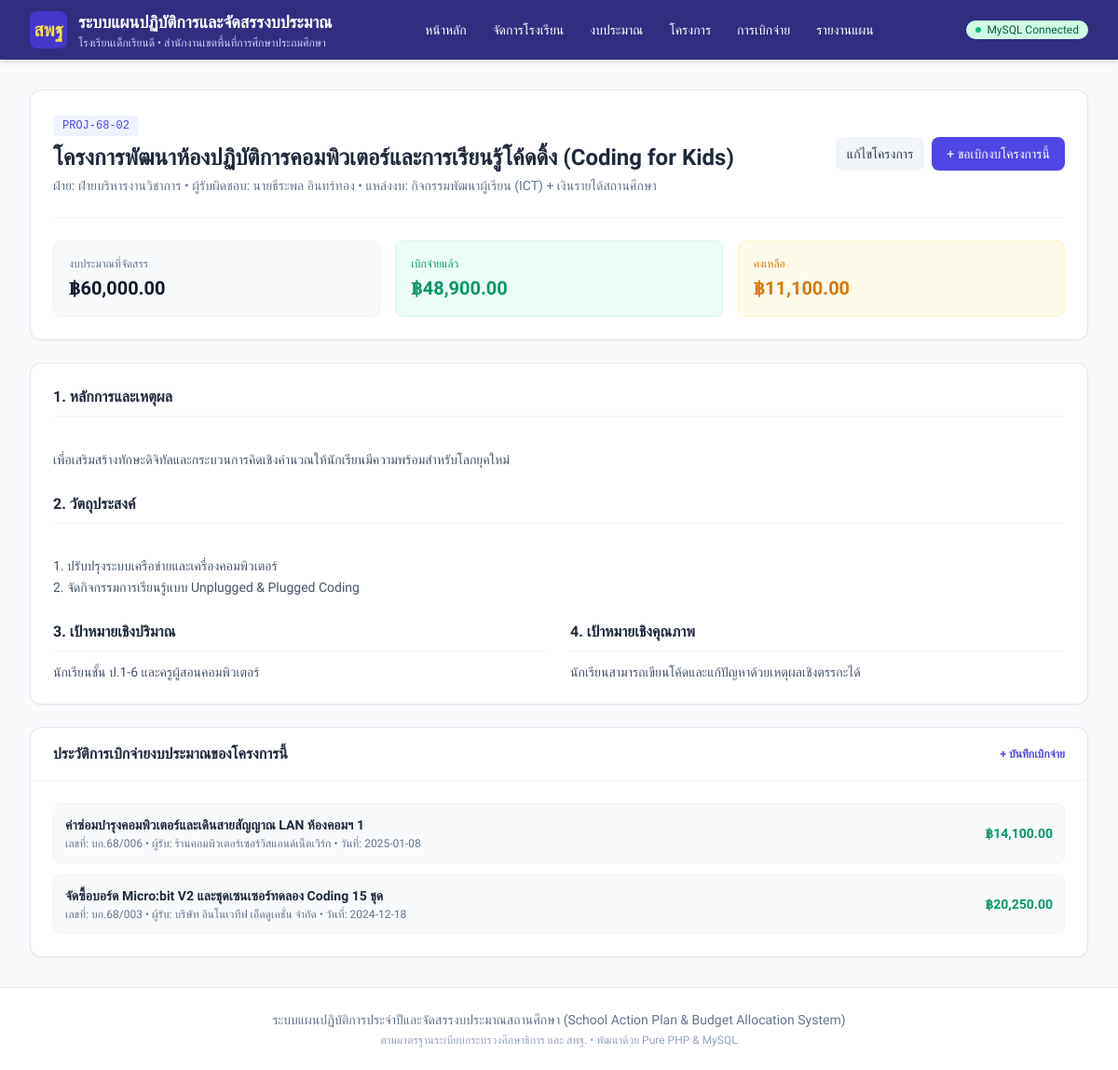
The app's page /php_app/projects/view.php?id=2 with its own data.
### tables this page shows
CREATE TABLE IF NOT EXISTS `schools` (
  `id` INT UNSIGNED NOT NULL AUTO_INCREMENT,
  `school_code` VARCHAR(20) NOT NULL COMMENT 'รหัสสถานศึกษา 10 หลัก',
  `smis_code` VARCHAR(8) NOT NULL COMMENT 'รหัสสมัคร SMIS 8 หลัก สำหรับเปิดใช้งาน',
  `is_active` TINYINT(1) NOT NULL DEFAULT 1 COMMENT 'สถานะ: 1=เปิดใช้งาน, 0=ปิด/ระงับการใช้งาน',
  `school_key` VARCHAR(50) NOT NULL COMMENT 'School ID / Tenant Key ป้องกันข้อมูลชนกัน',
  `admin_username` VARCHAR(50) NOT NULL DEFAULT 'admin' COMMENT 'ID ผู้ดูแลระบบของโรงเรียน',
  `admin_password_plain` VARCHAR(100) DEFAULT '123456' COMMENT 'รหัสผ่านเข้าใช้งานของโรงเรียน',
  `admin_password_hash` VARCHAR(255) DEFAULT NULL COMMENT 'รหัสผ่านแฮช',
  `name` VARCHAR(255) NOT NULL COMMENT 'ชื่อโรงเรียน',
  `address` VARCHAR(255) DEFAULT NULL COMMENT 'ที่อยู่ / หมู่บ้าน',
  `subdistrict` VARCHAR(100) DEFAULT NULL COMMENT 'ตำบล / แขวง',
  `district` VARCHAR(100) DEFAULT NULL COMMENT 'อำเภอ / เขต',
  `province` VARCHAR(100) DEFAULT NULL COMMENT 'จังหวัด',
  `zipcode` VARCHAR(10) DEFAULT NULL COMMENT 'รหัสไปรษณีย์',
  `affiliation` VARCHAR(255) DEFAULT 'สำนักงานคณะกรรมการการศึกษาขั้นพื้นฐาน (สพฐ.)' COMMENT 'สังกัด',
  `education_area` VARCHAR(255) DEFAULT NULL COMMENT 'เขตพื้นที่การศึกษา',
  `fiscal_year` INT UNSIGNED DEFAULT 2568 COMMENT 'ปีงบประมาณปัจจุบัน',
  `director_name` VARCHAR(150) DEFAULT NULL COMMENT 'ชื่อผู้อำนวยการ',
  `phone` VARCHAR(50) DEFAULT NULL COMMENT 'เบอร์โทรศัพท์',
  `email` VARCHAR(100) DEFAULT NULL COMMENT 'อีเมล',
  `student_count` INT UNSIGNED DEFAULT 0 COMMENT 'จำนวนนักเรียน',
  `project_count` INT UNSIGNED DEFAULT 0 COMMENT 'จำนวนโครงการ',
  `total_budget` DECIMAL(15,2) DEFAULT 0.00 COMMENT 'งบประมาณรวม',
  `logo_url` LONGTEXT DEFAULT NULL COMMENT 'โลโก้โรงเรียนหรือ URL รูปภาพ',
  `notes` TEXT DEFAULT NULL COMMENT 'หมายเหตุ / บันทึกการเปิดใช้งาน',
  `created_at` TIMESTAMP DEFAULT CURRENT_TIMESTAMP,
  `updated_at` TIMESTAMP DEFAULT CURRENT_TIMESTAMP ON UPDATE CURRENT_TIMESTAMP,
  PRIMARY KEY (`id`),
  UNIQUE KEY `idx_school_code` (`school_code`),
  UNIQUE KEY `idx_smis_code` (`smis_code`),
  UNIQUE KEY `idx_school_key` (`school_key`)
);

CREATE TABLE IF NOT EXISTS `projects` (
  `id` INT UNSIGNED NOT NULL AUTO_INCREMENT,
  `school_id` INT UNSIGNED NOT NULL,
  `fiscal_year_id` INT UNSIGNED NOT NULL,
  `strategy_id` INT UNSIGNED DEFAULT NULL,
  `goal_id` INT UNSIGNED DEFAULT NULL,
  `indicator_id` INT UNSIGNED DEFAULT NULL,
  `project_code` VARCHAR(50) NOT NULL COMMENT 'รหัสโครงการ เช่น PROJ-68-01',
  `project_name` VARCHAR(255) NOT NULL COMMENT 'ชื่อโครงการ',
  `rationale` TEXT DEFAULT NULL COMMENT 'หลักการและเหตุผล',
  `objectives` TEXT DEFAULT NULL COMMENT 'วัตถุประสงค์',
  `quantitative_goals` TEXT DEFAULT NULL COMMENT 'เป้าหมายเชิงปริมาณ',
  `qualitative_goals` TEXT DEFAULT NULL COMMENT 'เป้าหมายเชิงคุณภาพ',
  `kpis` TEXT DEFAULT NULL COMMENT 'ตัวชี้วัดความสำเร็จ',
  `procedures` TEXT DEFAULT NULL COMMENT 'วิธีดำเนินงาน/ขั้นตอน',
  `duration_start` DATE DEFAULT NULL COMMENT 'วันเริ่มโครงการ',
  `duration_end` DATE DEFAULT NULL COMMENT 'วันสิ้นสุดโครงการ',
  `location` VARCHAR(255) DEFAULT NULL COMMENT 'สถานที่ดำเนินงาน',
  `target_group` VARCHAR(255) DEFAULT NULL COMMENT 'กลุ่มเป้าหมาย',
  `responsible_person` VARCHAR(150) NOT NULL COMMENT 'ผู้รับผิดชอบโครงการ',
  `responsible_id` INT UNSIGNED DEFAULT NULL COMMENT 'อ้างอิง user_id',
  `proposer_name` VARCHAR(150) DEFAULT NULL COMMENT 'ชื่อ-สกุล ครูผู้เสนอโครงการ',
  `proposer_citizen_id` VARCHAR(13) DEFAULT NULL COMMENT 'เลขประจำตัวประชาชน 13 หลัก ของครูผู้เสนอโครงการ',
  `original_budget` DECIMAL(14, 2) DEFAULT NULL COMMENT 'งบประมาณเดิมก่อนปรับเปลี่ยน',
  `budget_adjusted_at` TIMESTAMP NULL DEFAULT NULL COMMENT 'วันเวลาที่ปรับงบประมาณ',
  `budget_adjusted_by` VARCHAR(150) DEFAULT NULL COMMENT 'ผู้มีอำนาจที่อนุมัติปรับงบ',
  `budget_adjustment_reason` TEXT DEFAULT NULL COMMENT 'เหตุผลการปรับเปลี่ยนงบประมาณ',
  `closed_at` TIMESTAMP NULL DEFAULT NULL COMMENT 'วันเวลาที่ปิดโครงการ',
  `closed_by` VARCHAR(150) DEFAULT NULL COMMENT 'ผู้ปิดโครงการ',
  `closure_notes` TEXT DEFAULT NULL COMMENT 'บันทึกสรุปผลการดำเนินงานเมื่อปิดโครงการ',
  `attachment_name` VARCHAR(255) DEFAULT NULL COMMENT 'ชื่อไฟล์แนบโครงการหรือลิงก์เอกสาร',
  `department` VARCHAR(100) NOT NULL COMMENT 'ฝ่าย/งานที่รับผิดชอบ',
  `budget_source` VARCHAR(150) NOT NULL COMMENT 'แหล่งงบประมาณ',
  `allocated_budget` DECIMAL(14, 2) NOT NULL DEFAULT 0.00 COMMENT 'งบประมาณที่จัดสรร',
  `spent_budget` DECIMAL(14, 2) NOT NULL DEFAULT 0.00 COMMENT 'งบประมาณที่ใช้ไป',
  `remaining_budget` DECIMAL(14, 2) NOT NULL DEFAULT 0.00 COMMENT 'งบประมาณคงเหลือ',
  `status` ENUM('not_started', 'in_progress', 'completed') NOT NULL DEFAULT 'not_started' COMMENT 'สถานะโครงการ',
  `approval_status` ENUM('draft', 'pending', 'approved', 'rejected') NOT NULL DEFAULT 'approved' COMMENT 'สถานะอนุมัติ',
  `sort_order` INT UNSIGNED DEFAULT 1,
  `created_at` TIMESTAMP DEFAULT CURRENT_TIMESTAMP,
  `updated_at` TIMESTAMP DEFAULT CURRENT_TIMESTAMP ON UPDATE CURRENT_TIMESTAMP,
  PRIMARY KEY (`id`),
  UNIQUE KEY `idx_proj_code` (`school_id`, `fiscal_year_id`, `project_code`),
  CONSTRAINT `fk_proj_school` FOREIGN KEY (`school_id`) REFERENCES `schools` (`id`) ON DELETE CASCADE,
  CONSTRAINT `fk_proj_fy` FOREIGN KEY (`fiscal_year_id`) REFERENCES `fiscal_years` (`id`) ON DELETE CASCADE
);

CREATE TABLE IF NOT EXISTS `budget_transactions` (
  `id` INT UNSIGNED NOT NULL AUTO_INCREMENT,
  `school_id` INT UNSIGNED NOT NULL,
  `fiscal_year_id` INT UNSIGNED NOT NULL,
  `project_id` INT UNSIGNED NOT NULL,
  `doc_number` VARCHAR(50) NOT NULL COMMENT 'เลขที่เอกสารขอเบิก/ใบเสร็จ',
  `transaction_date` DATE NOT NULL COMMENT 'วันที่ทำรายการ',
  `item_description` VARCHAR(255) NOT NULL COMMENT 'รายการเบิกจ่าย',
  `amount` DECIMAL(14, 2) NOT NULL DEFAULT 0.00 COMMENT 'ยอดเงินที่เบิกจ่าย',
  `payee` VARCHAR(150) NOT NULL COMMENT 'ผู้รับเงิน / ร้านค้า',
  `receipt_number` VARCHAR(100) DEFAULT NULL COMMENT 'เลขที่ใบเสร็จรับเงิน',
  `approved_by` VARCHAR(150) NOT NULL COMMENT 'ผู้อนุมัติ',
  `status` ENUM('pending', 'approved') NOT NULL DEFAULT 'approved',
  `created_at` TIMESTAMP DEFAULT CURRENT_TIMESTAMP,
  `updated_at` TIMESTAMP DEFAULT CURRENT_TIMESTAMP ON UPDATE CURRENT_TIMESTAMP,
  PRIMARY KEY (`id`),
  CONSTRAINT `fk_tx_school` FOREIGN KEY (`school_id`) REFERENCES `schools` (`id`) ON DELETE CASCADE,
  CONSTRAINT `fk_tx_fy` FOREIGN KEY (`fiscal_year_id`) REFERENCES `fiscal_years` (`id`) ON DELETE CASCADE,
  CONSTRAINT `fk_tx_proj` FOREIGN KEY (`project_id`) REFERENCES `projects` (`id`) ON DELETE CASCADE
);

### php_app/projects/view.php (the view, shortened to what the rows shown need)
<?php
require_once __DIR__ . '/../config/db.php';
$pdo = getDbConnection();
$id = intval($_GET['id'] ?? 0);
$stmt = $pdo->prepare("SELECT * FROM `projects` WHERE `id` = ?");
$stmt->execute([$id]);
$project = $stmt->fetch();
$transactions = [];
try {
    $stmtT = $pdo->prepare("SELECT * FROM `budget_transactions` WHERE `project_id` = ? ORDER BY `id` DESC");
    $stmtT->execute([$id]);
    $transactions = $stmtT->fetchAll();
} catch (Exception $e) {}
require_once __DIR__ . '/../includes/header.php';
?>
<div class="space-y-6">
    <div class="bg-white p-6 rounded-xl shadow-sm border border-slate-200">
        <div class="flex flex-col sm:flex-row justify-between items-start sm:items-center gap-4">
            <div>
                <span class="font-mono text-xs text-indigo-600 bg-indigo-50 px-2.5 py-1 rounded">
                    <?= htmlspecialchars($project['project_code'] ?? 'PROJ') ?>
                </span>
                <h1 class="text-2xl font-bold text-slate-800 mt-2">
                    <?= htmlspecialchars($project['project_name']) ?>
                </h1>
                <p class="text-sm text-slate-500 mt-1">
                    ฝ่าย: <?= htmlspecialchars($project['department'] ?? '-') ?> •
                    ผู้รับผิดชอบ: <?= htmlspecialchars($project['responsible_person'] ?? '-') ?> •
                    แหล่งงบ: <?= htmlspecialchars($project['budget_source'] ?? '-') ?>
                </p>
            </div>
        </div>
        <div class="grid grid-cols-1 sm:grid-cols-3 gap-4 mt-6 pt-6 border-t border-slate-100">
            <div class="p-4 rounded-lg bg-slate-50 border border-slate-100">
                <div class="text-xs text-slate-500 uppercase">งบประมาณที่จัดสรร</div>
                <div class="text-xl font-bold text-slate-900 mt-1">฿<?= number_format($project['allocated_budget'] ?? 0, 2) ?></div>
            </div>
            <div class="p-4 rounded-lg bg-emerald-50 border border-emerald-100">
                <div class="text-xs text-emerald-600 uppercase">เบิกจ่ายแล้ว</div>
                <div class="text-xl font-bold text-emerald-600 mt-1">฿<?= number_format($project['spent_budget'] ?? 0, 2) ?></div>
            </div>
            <div class="p-4 rounded-lg bg-amber-50 border border-amber-100">
                <div class="text-xs text-amber-600 uppercase">คงเหลือ</div>
                <div class="text-xl font-bold text-amber-600 mt-1">฿<?= number_format($project['remaining_budget'] ?? 0, 2) ?></div>
            </div>
        </div>
    </div>
    <div class="bg-white p-6 rounded-xl shadow-sm border border-slate-200 space-y-6">
        <div>
            <h2 class="text-base font-bold text-slate-800 border-b border-slate-100 pb-2">1. หลักการและเหตุผล</h2>
            <p class="text-sm text-slate-600 mt-3 whitespace-pre-line leading-relaxed">
                <?= htmlspecialchars($project['rationale'] ?: 'ไม่ได้ระบุ') ?>
            </p>
        </div>
        <div>
            <h2 class="text-base font-bold text-slate-800 border-b border-slate-100 pb-2">2. วัตถุประสงค์</h2>
            <p class="text-sm text-slate-600 mt-3 whitespace-pre-line leading-relaxed">
                <?= htmlspecialchars($project['objectives'] ?: 'ไม่ได้ระบุ') ?>
            </p>
        </div>
        <div class="grid grid-cols-1 sm:grid-cols-2 gap-6">
            <div>
                <h2 class="text-base font-bold text-slate-800 border-b border-slate-100 pb-2">3. เป้าหมายเชิงปริมาณ</h2>
                <p class="text-sm text-slate-600 mt-3"><?= htmlspecialchars($project['quantitative_goals'] ?: 'ไม่ได้ระบุ') ?></p>
            </div>
            <div>
                <h2 class="text-base font-bold text-slate-800 border-b border-slate-100 pb-2">4. เป้าหมายเชิงคุณภาพ</h2>
                <p class="text-sm text-slate-600 mt-3"><?= htmlspecialchars($project['qualitative_goals'] ?: 'ไม่ได้ระบุ') ?></p>
            </div>
        </div>
    </div>
    <div class="bg-white rounded-xl shadow-sm border border-slate-200 overflow-hidden">
        <div class="px-6 py-4 border-b border-slate-100 flex justify-between items-center">
            <h2 class="font-bold text-slate-800">ประวัติการเบิกจ่ายงบประมาณของโครงการนี้</h2>
        </div>
        <div class="p-6">
            <?php if (empty($transactions)): ?>
                <div class="text-center py-6 text-slate-400 text-sm">
                    ยังไม่มีรายการเบิกจ่ายงบประมาณในโครงการนี้
                </div>
            <?php else: ?>
                <div class="space-y-3">
                    <?php foreach ($transactions as $t): ?>
                        <div class="flex items-center justify-between p-3 rounded-lg bg-slate-50 border border-slate-100">
                            <div>
                                <div class="font-semibold text-slate-800 text-sm"><?= htmlspecialchars($t['item_description']) ?></div>
                                <div class="text-xs text-slate-500 mt-0.5">
                                    เลขที่: <?= htmlspecialchars($t['doc_number'] ?? '-') ?> •
                                    ผู้รับ: <?= htmlspecialchars($t['payee'] ?? '-') ?> •
                                    วันที่: <?= htmlspecialchars($t['transaction_date'] ?? '-') ?>
                                </div>
                            </div>
                            <div class="text-right">
                                <div class="font-bold text-emerald-600 text-sm">฿<?= number_format($t['amount'] ?? 0, 2) ?></div>
                            </div>
                        </div>
                    <?php endforeach; ?>
                </div>
            <?php endif; ?>
        </div>
    </div>
</div>
<?php require_once __DIR__ . '/../includes/footer.php'; ?>

### php_app/includes/header.php (shortened to what the rows shown need)
<?php
if (!defined('APP_INIT')) {
    require_once __DIR__ . '/../config/db.php';
}
$pdo = getDbConnection();
$activeSchool = getActiveSchool($pdo);
?>
<!DOCTYPE html>
<html lang="th">
<head>
    <script src="https://cdn.tailwindcss.com"></script>
</head>
<body class="bg-slate-50 text-slate-800 min-h-screen flex flex-col">
    <header class="bg-indigo-900 text-white shadow-md no-print">
        <div class="max-w-7xl mx-auto px-4 sm:px-6 lg:px-8">
            <div class="flex items-center justify-between h-16">
                <div class="flex items-center space-x-3">
                    <div>
                        <a href="/php_app/index.php" class="font-bold text-lg hover:text-yellow-200 transition">
                            ระบบแผนปฏิบัติการและจัดสรรงบประมาณ
                        </a>
                        <div class="text-xs text-indigo-200">
                            <?= htmlspecialchars($activeSchool['name'] ?? 'โรงเรียนของท่าน') ?>
                            <?php if (!empty($activeSchool['education_area'])): ?>
                                • <?= htmlspecialchars($activeSchool['education_area']) ?>
                            <?php endif; ?>
                        </div>
                    </div>
                </div>
            </div>
        </div>
    </header>
    <main class="flex-grow max-w-7xl w-full mx-auto px-4 sm:px-6 lg:px-8 py-8">

### records on screen
schools: name "โรงเรียนเด็กเรียนดี", education_area "สำนักงานเขตพื้นที่การศึกษาประถมศึกษา"
projects: project_code "PROJ-68-02", project_name "โครงการพัฒนาห้องปฏิบัติการคอมพิวเตอร์และการเรียนรู้โค้ดดิ้ง (Coding for Kids)", department "ฝ่ายบริหารงานวิชาการ", responsible_person "นายธีระพล อินทร์ทอง", budget_source "กิจกรรมพัฒนาผู้เรียน (ICT) + เงินรายได้สถานศึกษา", allocated_budget "60,000.00", spent_budget "48,900.00", remaining_budget "11,100.00", rationale "เพื่อเสริมสร้างทักษะดิจิทัลและกระบวนการคิดเชิงคำนวณให้นักเรียนมีความพร้อมสำหรับโลกยุคใหม่", objectives "1. ปรับปรุงระบบเครือข่ายและเครื่องคอมพิวเตอร์ 2. จัดกิจกรรมการเรียนรู้แบบ Unplugged & Plugged Coding", quantitative_goals "นักเรียนชั้น ป.1-6 และครูผู้สอนคอมพิวเตอร์", qualitative_goals "นักเรียนสามารถเขียนโค้ดและแก้ปัญหาด้วยเหตุผลเชิงตรรกะได้"
budget_transactions: item_description "ค่าซ่อมบำรุงคอมพิวเตอร์และเดินสายสัญญาณ LAN ห้องคอมฯ 1", doc_number "บก.68/006", payee "ร้านคอมพิวเตอร์เซอร์วิสแอนด์เน็ตเวิร์ก", transaction_date "2025-01-08", amount "14,100.00"
budget_transactions: item_description "จัดซื้อบอร์ด Micro:bit V2 และชุดเซนเซอร์ทดลอง Coding 15 ชุด", doc_number "บก.68/003", payee "บริษัท อินโนเวทีฟ เอ็ดดูเคชั่น จำกัด", transaction_date "2024-12-18", amount "20,250.00"
